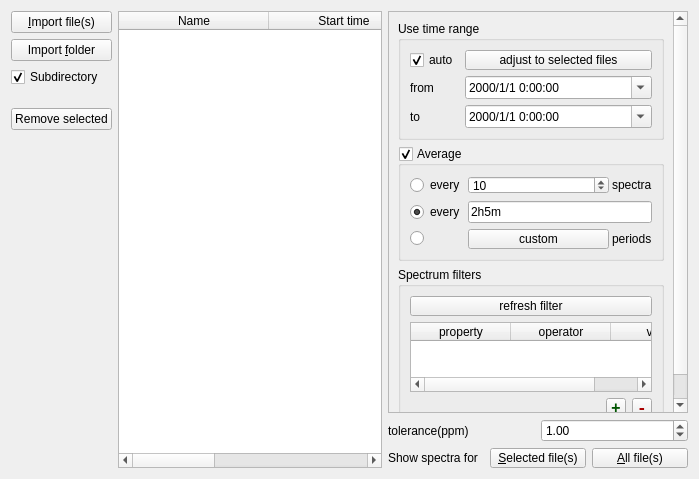
<?xml version="1.0" encoding="UTF-8"?>
<ui version="4.0">
 <class>Form</class>
 <widget class="QWidget" name="Form">
  <property name="geometry">
   <rect>
    <x>0</x>
    <y>0</y>
    <width>699</width>
    <height>479</height>
   </rect>
  </property>
  <property name="windowTitle">
   <string>Form</string>
  </property>
  <layout class="QHBoxLayout" name="horizontalLayout">
   <item>
    <layout class="QVBoxLayout" name="verticalLayout_5">
     <item>
      <widget class="QPushButton" name="addFilePushButton">
       <property name="sizePolicy">
        <sizepolicy hsizetype="Preferred" vsizetype="Fixed">
         <horstretch>0</horstretch>
         <verstretch>0</verstretch>
        </sizepolicy>
       </property>
       <property name="toolTip">
        <string>Alt+I</string>
       </property>
       <property name="text">
        <string>&amp;Import file(s)</string>
       </property>
       <property name="shortcut">
        <string>Alt+I</string>
       </property>
      </widget>
     </item>
     <item>
      <widget class="QPushButton" name="addFolderPushButton">
       <property name="sizePolicy">
        <sizepolicy hsizetype="Preferred" vsizetype="Fixed">
         <horstretch>0</horstretch>
         <verstretch>0</verstretch>
        </sizepolicy>
       </property>
       <property name="toolTip">
        <string>Alt+F</string>
       </property>
       <property name="text">
        <string>Import &amp;folder</string>
       </property>
       <property name="shortcut">
        <string>Alt+F</string>
       </property>
      </widget>
     </item>
     <item>
      <widget class="QCheckBox" name="recursionCheckBox">
       <property name="text">
        <string>Subdirectory</string>
       </property>
       <property name="checked">
        <bool>true</bool>
       </property>
      </widget>
     </item>
     <item>
      <spacer name="verticalSpacer_3">
       <property name="orientation">
        <enum>Qt::Vertical</enum>
       </property>
       <property name="sizeType">
        <enum>QSizePolicy::Fixed</enum>
       </property>
       <property name="sizeHint" stdset="0">
        <size>
         <width>20</width>
         <height>15</height>
        </size>
       </property>
      </spacer>
     </item>
     <item>
      <widget class="QPushButton" name="removeFilePushButton">
       <property name="sizePolicy">
        <sizepolicy hsizetype="Preferred" vsizetype="Fixed">
         <horstretch>0</horstretch>
         <verstretch>0</verstretch>
        </sizepolicy>
       </property>
       <property name="toolTip">
        <string>Del Key</string>
       </property>
       <property name="text">
        <string>Remove selected</string>
       </property>
       <property name="shortcut">
        <string>Del</string>
       </property>
      </widget>
     </item>
     <item>
      <spacer name="verticalSpacer">
       <property name="orientation">
        <enum>Qt::Vertical</enum>
       </property>
       <property name="sizeType">
        <enum>QSizePolicy::Expanding</enum>
       </property>
       <property name="sizeHint" stdset="0">
        <size>
         <width>20</width>
         <height>40</height>
        </size>
       </property>
      </spacer>
     </item>
    </layout>
   </item>
   <item>
    <widget class="QTableWidget" name="tableWidget">
     <property name="sizeAdjustPolicy">
      <enum>QAbstractScrollArea::AdjustIgnored</enum>
     </property>
     <property name="editTriggers">
      <set>QAbstractItemView::NoEditTriggers</set>
     </property>
     <property name="dragEnabled">
      <bool>true</bool>
     </property>
     <property name="dragDropMode">
      <enum>QAbstractItemView::DropOnly</enum>
     </property>
     <property name="selectionBehavior">
      <enum>QAbstractItemView::SelectItems</enum>
     </property>
     <property name="textElideMode">
      <enum>Qt::ElideNone</enum>
     </property>
     <property name="horizontalScrollMode">
      <enum>QAbstractItemView::ScrollPerPixel</enum>
     </property>
     <attribute name="horizontalHeaderCascadingSectionResizes">
      <bool>false</bool>
     </attribute>
     <attribute name="horizontalHeaderDefaultSectionSize">
      <number>150</number>
     </attribute>
     <attribute name="horizontalHeaderStretchLastSection">
      <bool>true</bool>
     </attribute>
     <column>
      <property name="text">
       <string>Name</string>
      </property>
     </column>
     <column>
      <property name="text">
       <string>Start time</string>
      </property>
     </column>
     <column>
      <property name="text">
       <string>End time</string>
      </property>
     </column>
     <column>
      <property name="text">
       <string>Scan num</string>
      </property>
     </column>
     <column>
      <property name="text">
       <string>Path</string>
      </property>
     </column>
    </widget>
   </item>
   <item>
    <layout class="QVBoxLayout" name="verticalLayout_6">
     <item>
      <layout class="QVBoxLayout" name="verticalLayout_2">
       <item>
        <widget class="QScrollArea" name="scrollArea">
         <property name="maximumSize">
          <size>
           <width>300</width>
           <height>16777215</height>
          </size>
         </property>
         <property name="widgetResizable">
          <bool>true</bool>
         </property>
         <widget class="QWidget" name="scrollAreaWidgetContents">
          <property name="geometry">
           <rect>
            <x>0</x>
            <y>0</y>
            <width>277</width>
            <height>410</height>
           </rect>
          </property>
          <layout class="QVBoxLayout" name="verticalLayout_3">
           <item>
            <widget class="QGroupBox" name="groupBox">
             <property name="title">
              <string>Use time range</string>
             </property>
             <layout class="QFormLayout" name="formLayout">
              <item row="1" column="0">
               <widget class="QLabel" name="label_7">
                <property name="text">
                 <string>from</string>
                </property>
               </widget>
              </item>
              <item row="1" column="1">
               <widget class="QDateTimeEdit" name="startDateTimeEdit">
                <property name="sizePolicy">
                 <sizepolicy hsizetype="Preferred" vsizetype="Fixed">
                  <horstretch>0</horstretch>
                  <verstretch>0</verstretch>
                 </sizepolicy>
                </property>
                <property name="maximumDateTime">
                 <datetime>
                  <hour>23</hour>
                  <minute>59</minute>
                  <second>59</second>
                  <year>9999</year>
                  <month>12</month>
                  <day>31</day>
                 </datetime>
                </property>
                <property name="displayFormat">
                 <string>yyyy/M/d H:mm:ss</string>
                </property>
                <property name="calendarPopup">
                 <bool>true</bool>
                </property>
               </widget>
              </item>
              <item row="2" column="0">
               <widget class="QLabel" name="label_8">
                <property name="text">
                 <string>to</string>
                </property>
               </widget>
              </item>
              <item row="2" column="1">
               <widget class="QDateTimeEdit" name="endDateTimeEdit">
                <property name="sizePolicy">
                 <sizepolicy hsizetype="Preferred" vsizetype="Fixed">
                  <horstretch>0</horstretch>
                  <verstretch>0</verstretch>
                 </sizepolicy>
                </property>
                <property name="displayFormat">
                 <string>yyyy/M/d H:mm:ss</string>
                </property>
                <property name="calendarPopup">
                 <bool>true</bool>
                </property>
               </widget>
              </item>
              <item row="0" column="0">
               <widget class="QCheckBox" name="autoTimeCheckBox">
                <property name="text">
                 <string>auto</string>
                </property>
                <property name="checked">
                 <bool>true</bool>
                </property>
               </widget>
              </item>
              <item row="0" column="1">
               <widget class="QPushButton" name="timeAdjustPushButton">
                <property name="maximumSize">
                 <size>
                  <width>16777215</width>
                  <height>20</height>
                 </size>
                </property>
                <property name="text">
                 <string>adjust to selected files</string>
                </property>
               </widget>
              </item>
             </layout>
            </widget>
           </item>
           <item>
            <widget class="QGroupBox" name="averageGroupBox">
             <property name="enabled">
              <bool>true</bool>
             </property>
             <property name="sizePolicy">
              <sizepolicy hsizetype="Preferred" vsizetype="Maximum">
               <horstretch>0</horstretch>
               <verstretch>0</verstretch>
              </sizepolicy>
             </property>
             <property name="title">
              <string>Average</string>
             </property>
             <property name="checkable">
              <bool>true</bool>
             </property>
             <property name="checked">
              <bool>true</bool>
             </property>
             <layout class="QGridLayout" name="gridLayout">
              <property name="leftMargin">
               <number>9</number>
              </property>
              <property name="topMargin">
               <number>9</number>
              </property>
              <property name="rightMargin">
               <number>9</number>
              </property>
              <property name="bottomMargin">
               <number>9</number>
              </property>
              <property name="horizontalSpacing">
               <number>3</number>
              </property>
              <item row="2" column="1">
               <widget class="QToolButton" name="periodToolButton">
                <property name="sizePolicy">
                 <sizepolicy hsizetype="Preferred" vsizetype="Fixed">
                  <horstretch>0</horstretch>
                  <verstretch>0</verstretch>
                 </sizepolicy>
                </property>
                <property name="maximumSize">
                 <size>
                  <width>16777215</width>
                  <height>20</height>
                 </size>
                </property>
                <property name="text">
                 <string>custom</string>
                </property>
               </widget>
              </item>
              <item row="0" column="2">
               <widget class="QLabel" name="label">
                <property name="sizePolicy">
                 <sizepolicy hsizetype="Maximum" vsizetype="Preferred">
                  <horstretch>0</horstretch>
                  <verstretch>0</verstretch>
                 </sizepolicy>
                </property>
                <property name="text">
                 <string>spectra</string>
                </property>
               </widget>
              </item>
              <item row="1" column="1" colspan="2">
               <widget class="QLineEdit" name="nMinutesLineEdit">
                <property name="sizePolicy">
                 <sizepolicy hsizetype="Preferred" vsizetype="Fixed">
                  <horstretch>0</horstretch>
                  <verstretch>0</verstretch>
                 </sizepolicy>
                </property>
                <property name="toolTip">
                 <string>1000s ( 1000 seconds )
10m5s ( 10 minutes and 5 seconds )
1h ( 1 hour )</string>
                </property>
                <property name="text">
                 <string>2h5m</string>
                </property>
                <property name="placeholderText">
                 <string>2h5m</string>
                </property>
               </widget>
              </item>
              <item row="2" column="2">
               <widget class="QLabel" name="label_4">
                <property name="sizePolicy">
                 <sizepolicy hsizetype="Maximum" vsizetype="Preferred">
                  <horstretch>0</horstretch>
                  <verstretch>0</verstretch>
                 </sizepolicy>
                </property>
                <property name="text">
                 <string>periods</string>
                </property>
               </widget>
              </item>
              <item row="1" column="0">
               <widget class="QRadioButton" name="nMinutesRadioButton">
                <property name="sizePolicy">
                 <sizepolicy hsizetype="Maximum" vsizetype="Fixed">
                  <horstretch>0</horstretch>
                  <verstretch>0</verstretch>
                 </sizepolicy>
                </property>
                <property name="text">
                 <string>every</string>
                </property>
                <property name="checked">
                 <bool>true</bool>
                </property>
               </widget>
              </item>
              <item row="0" column="1">
               <widget class="QSpinBox" name="nSpectraSpinBox">
                <property name="sizePolicy">
                 <sizepolicy hsizetype="Preferred" vsizetype="Fixed">
                  <horstretch>0</horstretch>
                  <verstretch>0</verstretch>
                 </sizepolicy>
                </property>
                <property name="maximumSize">
                 <size>
                  <width>16777215</width>
                  <height>18</height>
                 </size>
                </property>
                <property name="minimum">
                 <number>1</number>
                </property>
                <property name="maximum">
                 <number>9999</number>
                </property>
                <property name="value">
                 <number>10</number>
                </property>
               </widget>
              </item>
              <item row="0" column="0">
               <widget class="QRadioButton" name="nSpectraRadioButton">
                <property name="enabled">
                 <bool>true</bool>
                </property>
                <property name="sizePolicy">
                 <sizepolicy hsizetype="Maximum" vsizetype="Fixed">
                  <horstretch>0</horstretch>
                  <verstretch>0</verstretch>
                 </sizepolicy>
                </property>
                <property name="text">
                 <string>every</string>
                </property>
                <property name="checked">
                 <bool>false</bool>
                </property>
               </widget>
              </item>
              <item row="2" column="0">
               <widget class="QRadioButton" name="periodRadioButton">
                <property name="sizePolicy">
                 <sizepolicy hsizetype="Maximum" vsizetype="Fixed">
                  <horstretch>0</horstretch>
                  <verstretch>0</verstretch>
                 </sizepolicy>
                </property>
                <property name="text">
                 <string/>
                </property>
                <property name="checked">
                 <bool>false</bool>
                </property>
               </widget>
              </item>
             </layout>
            </widget>
           </item>
           <item>
            <widget class="QGroupBox" name="groupBox_6">
             <property name="sizePolicy">
              <sizepolicy hsizetype="Preferred" vsizetype="Maximum">
               <horstretch>0</horstretch>
               <verstretch>0</verstretch>
              </sizepolicy>
             </property>
             <property name="title">
              <string>Spectrum filters</string>
             </property>
             <layout class="QVBoxLayout" name="verticalLayout">
              <item>
               <widget class="QPushButton" name="refreshFilterPushButton">
                <property name="sizePolicy">
                 <sizepolicy hsizetype="MinimumExpanding" vsizetype="Fixed">
                  <horstretch>0</horstretch>
                  <verstretch>0</verstretch>
                 </sizepolicy>
                </property>
                <property name="maximumSize">
                 <size>
                  <width>16777215</width>
                  <height>20</height>
                 </size>
                </property>
                <property name="text">
                 <string>refresh filter</string>
                </property>
               </widget>
              </item>
              <item>
               <widget class="QTableWidget" name="filterTableWidget">
                <property name="editTriggers">
                 <set>QAbstractItemView::NoEditTriggers</set>
                </property>
                <property name="horizontalScrollMode">
                 <enum>QAbstractItemView::ScrollPerPixel</enum>
                </property>
                <attribute name="horizontalHeaderStretchLastSection">
                 <bool>true</bool>
                </attribute>
                <column>
                 <property name="text">
                  <string>property</string>
                 </property>
                </column>
                <column>
                 <property name="text">
                  <string>operator</string>
                 </property>
                </column>
                <column>
                 <property name="text">
                  <string>value</string>
                 </property>
                </column>
               </widget>
              </item>
              <item>
               <layout class="QHBoxLayout" name="horizontalLayout_3">
                <item>
                 <spacer name="horizontalSpacer">
                  <property name="orientation">
                   <enum>Qt::Horizontal</enum>
                  </property>
                  <property name="sizeHint" stdset="0">
                   <size>
                    <width>40</width>
                    <height>20</height>
                   </size>
                  </property>
                 </spacer>
                </item>
                <item>
                 <widget class="QToolButton" name="addFilterToolButton">
                  <property name="maximumSize">
                   <size>
                    <width>20</width>
                    <height>20</height>
                   </size>
                  </property>
                  <property name="palette">
                   <palette>
                    <active>
                     <colorrole role="Text">
                      <brush brushstyle="SolidPattern">
                       <color alpha="255">
                        <red>0</red>
                        <green>0</green>
                        <blue>0</blue>
                       </color>
                      </brush>
                     </colorrole>
                     <colorrole role="ButtonText">
                      <brush brushstyle="SolidPattern">
                       <color alpha="255">
                        <red>0</red>
                        <green>85</green>
                        <blue>0</blue>
                       </color>
                      </brush>
                     </colorrole>
                     <colorrole role="PlaceholderText">
                      <brush brushstyle="NoBrush">
                       <color alpha="128">
                        <red>0</red>
                        <green>0</green>
                        <blue>0</blue>
                       </color>
                      </brush>
                     </colorrole>
                    </active>
                    <inactive>
                     <colorrole role="Text">
                      <brush brushstyle="SolidPattern">
                       <color alpha="255">
                        <red>0</red>
                        <green>0</green>
                        <blue>0</blue>
                       </color>
                      </brush>
                     </colorrole>
                     <colorrole role="ButtonText">
                      <brush brushstyle="SolidPattern">
                       <color alpha="255">
                        <red>0</red>
                        <green>85</green>
                        <blue>0</blue>
                       </color>
                      </brush>
                     </colorrole>
                     <colorrole role="PlaceholderText">
                      <brush brushstyle="NoBrush">
                       <color alpha="128">
                        <red>0</red>
                        <green>0</green>
                        <blue>0</blue>
                       </color>
                      </brush>
                     </colorrole>
                    </inactive>
                    <disabled>
                     <colorrole role="Text">
                      <brush brushstyle="SolidPattern">
                       <color alpha="255">
                        <red>120</red>
                        <green>120</green>
                        <blue>120</blue>
                       </color>
                      </brush>
                     </colorrole>
                     <colorrole role="ButtonText">
                      <brush brushstyle="SolidPattern">
                       <color alpha="255">
                        <red>120</red>
                        <green>120</green>
                        <blue>120</blue>
                       </color>
                      </brush>
                     </colorrole>
                     <colorrole role="PlaceholderText">
                      <brush brushstyle="NoBrush">
                       <color alpha="128">
                        <red>0</red>
                        <green>0</green>
                        <blue>0</blue>
                       </color>
                      </brush>
                     </colorrole>
                    </disabled>
                   </palette>
                  </property>
                  <property name="font">
                   <font>
                    <family>Consolas</family>
                    <pointsize>12</pointsize>
                    <bold>true</bold>
                   </font>
                  </property>
                  <property name="text">
                   <string>+</string>
                  </property>
                  <property name="shortcut">
                   <string>+</string>
                  </property>
                 </widget>
                </item>
                <item>
                 <widget class="QToolButton" name="delFilterToolButton">
                  <property name="maximumSize">
                   <size>
                    <width>20</width>
                    <height>20</height>
                   </size>
                  </property>
                  <property name="palette">
                   <palette>
                    <active>
                     <colorrole role="ButtonText">
                      <brush brushstyle="SolidPattern">
                       <color alpha="255">
                        <red>170</red>
                        <green>0</green>
                        <blue>0</blue>
                       </color>
                      </brush>
                     </colorrole>
                    </active>
                    <inactive>
                     <colorrole role="ButtonText">
                      <brush brushstyle="SolidPattern">
                       <color alpha="255">
                        <red>170</red>
                        <green>0</green>
                        <blue>0</blue>
                       </color>
                      </brush>
                     </colorrole>
                    </inactive>
                    <disabled>
                     <colorrole role="ButtonText">
                      <brush brushstyle="SolidPattern">
                       <color alpha="255">
                        <red>120</red>
                        <green>120</green>
                        <blue>120</blue>
                       </color>
                      </brush>
                     </colorrole>
                    </disabled>
                   </palette>
                  </property>
                  <property name="font">
                   <font>
                    <family>Consolas</family>
                    <pointsize>12</pointsize>
                    <bold>true</bold>
                   </font>
                  </property>
                  <property name="text">
                   <string>-</string>
                  </property>
                  <property name="shortcut">
                   <string>Del</string>
                  </property>
                 </widget>
                </item>
               </layout>
              </item>
             </layout>
            </widget>
           </item>
           <item>
            <spacer name="verticalSpacer_2">
             <property name="orientation">
              <enum>Qt::Vertical</enum>
             </property>
             <property name="sizeHint" stdset="0">
              <size>
               <width>20</width>
               <height>40</height>
              </size>
             </property>
            </spacer>
           </item>
          </layout>
         </widget>
        </widget>
       </item>
       <item>
        <layout class="QHBoxLayout" name="horizontalLayout_4">
         <item>
          <widget class="QLabel" name="rtolLabel">
           <property name="toolTip">
            <string>tolerance(ppm)</string>
           </property>
           <property name="text">
            <string>tolerance(ppm)</string>
           </property>
          </widget>
         </item>
         <item>
          <widget class="QDoubleSpinBox" name="rtolDoubleSpinBox">
           <property name="sizePolicy">
            <sizepolicy hsizetype="Preferred" vsizetype="Fixed">
             <horstretch>0</horstretch>
             <verstretch>0</verstretch>
            </sizepolicy>
           </property>
           <property name="minimum">
            <double>0.010000000000000</double>
           </property>
           <property name="maximum">
            <double>99.989999999999995</double>
           </property>
           <property name="singleStep">
            <double>0.500000000000000</double>
           </property>
           <property name="value">
            <double>1.000000000000000</double>
           </property>
          </widget>
         </item>
        </layout>
       </item>
      </layout>
     </item>
     <item>
      <layout class="QHBoxLayout" name="horizontalLayout_5">
       <item>
        <widget class="QLabel" name="label_2">
         <property name="text">
          <string>Show spectra for</string>
         </property>
        </widget>
       </item>
       <item>
        <widget class="QPushButton" name="selectedPushButton">
         <property name="sizePolicy">
          <sizepolicy hsizetype="Preferred" vsizetype="Fixed">
           <horstretch>0</horstretch>
           <verstretch>0</verstretch>
          </sizepolicy>
         </property>
         <property name="maximumSize">
          <size>
           <width>16777215</width>
           <height>20</height>
          </size>
         </property>
         <property name="toolTip">
          <string>Alt+S</string>
         </property>
         <property name="text">
          <string>&amp;Selected file(s)</string>
         </property>
         <property name="shortcut">
          <string>Alt+S</string>
         </property>
        </widget>
       </item>
       <item>
        <widget class="QPushButton" name="allPushButton">
         <property name="sizePolicy">
          <sizepolicy hsizetype="Preferred" vsizetype="Fixed">
           <horstretch>0</horstretch>
           <verstretch>0</verstretch>
          </sizepolicy>
         </property>
         <property name="maximumSize">
          <size>
           <width>16777215</width>
           <height>20</height>
          </size>
         </property>
         <property name="toolTip">
          <string>Return Key</string>
         </property>
         <property name="text">
          <string>&amp;All file(s)</string>
         </property>
         <property name="shortcut">
          <string>Return</string>
         </property>
        </widget>
       </item>
      </layout>
     </item>
    </layout>
   </item>
  </layout>
 </widget>
 <resources/>
 <connections/>
</ui>
